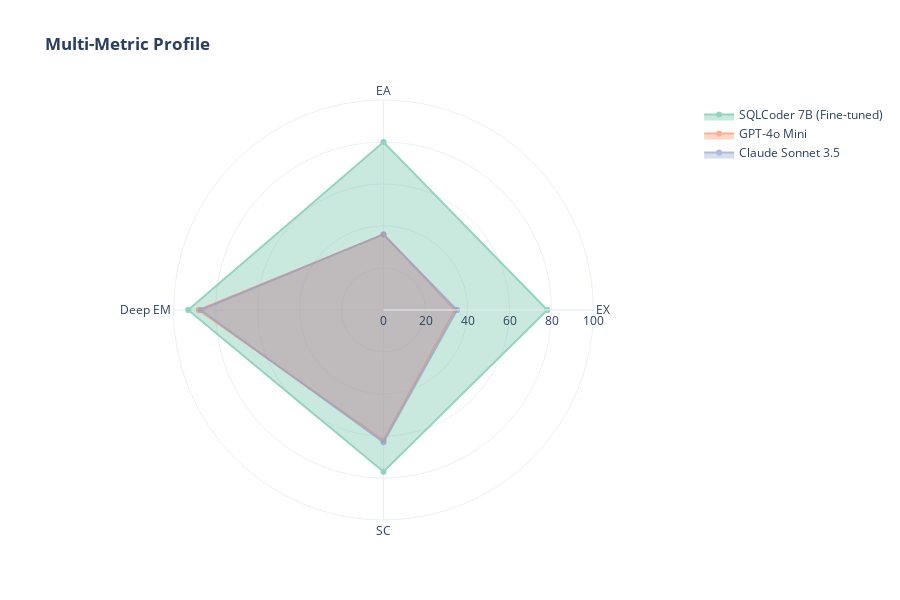

Notebook cell for this chart:
### Markdown cell above
## 12. Interactive Radar Chart

### Code cell
def plot_interactive_radar(df):
    """Interactive Plotly radar chart."""
    categories = ['EX', 'EA', 'Deep EM', 'SC']
    fig = go.Figure()
    colors = px.colors.qualitative.Set2
    
    for idx, (_, row) in enumerate(df.iterrows()):
        values = [row['EX (%)'], row['EA (%)'], row['Deep EM (%)'], row['SC (%)']]
        values.append(values[0])
        fig.add_trace(go.Scatterpolar(r=values, theta=categories + [categories[0]], fill='toself',
                                      name=row['Model'], line=dict(color=colors[idx % len(colors)]), opacity=0.7))
    
    fig.update_layout(polar=dict(radialaxis=dict(visible=True, range=[0, 100])),
                     title='<b>Multi-Metric Profile</b>', template='plotly_white', height=600)
    fig.show()
    return fig

if results:
    fig_radar = plot_interactive_radar(df_overall)

### Figure 1 — Plotly figure (JSON) as saved in the notebook; plotly's stock layout.template omitted (floating-point values rounded to 4 significant figures)
{"data": [{"fill": "toself", "line": {"color": "rgb(102,194,165)"}, "name": "SQLCoder 7B (Fine-tuned)", "opacity": 0.7, "r": [78, 80, 93, 77, 78], "theta": ["EX", "EA", "Deep EM", "SC", "EX"], "type": "scatterpolar"}, {"fill": "toself", "line": {"color": "rgb(252,141,98)"}, "name": "GPT-4o Mini", "opacity": 0.7, "r": [34, 36, 88, 62, 34], "theta": ["EX", "EA", "Deep EM", "SC", "EX"], "type": "scatterpolar"}, {"fill": "toself", "line": {"color": "rgb(141,160,203)"}, "name": "Claude Sonnet 3.5", "opacity": 0.7, "r": [35, 36, 87, 63, 35], "theta": ["EX", "EA", "Deep EM", "SC", "EX"], "type": "scatterpolar"}], "layout": {"height": 600, "polar": {"radialaxis": {"range": [0, 100], "visible": true}}, "title": {"text": "<b>Multi-Metric Profile</b>"}}}
